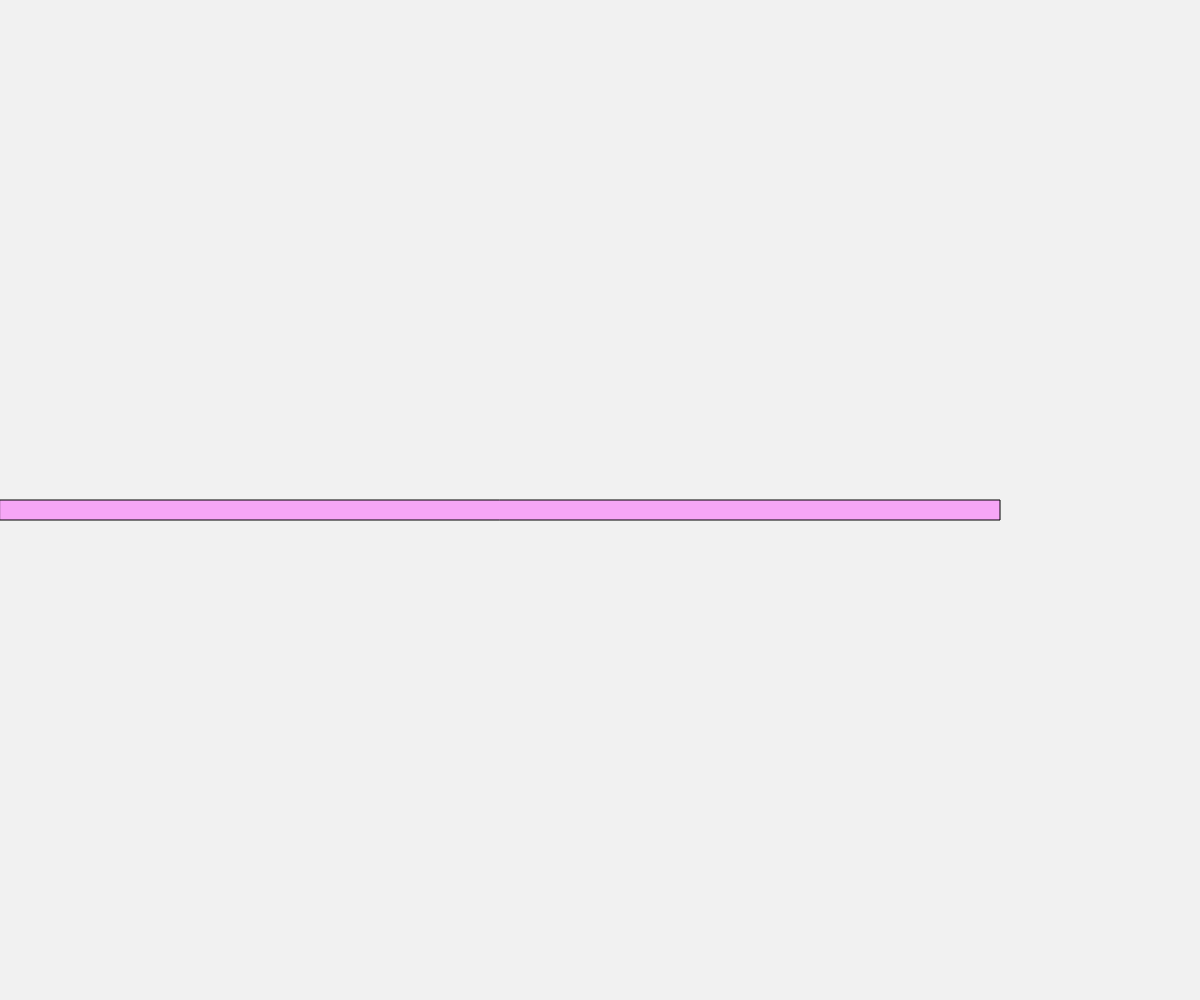
Frame 1 (no input)
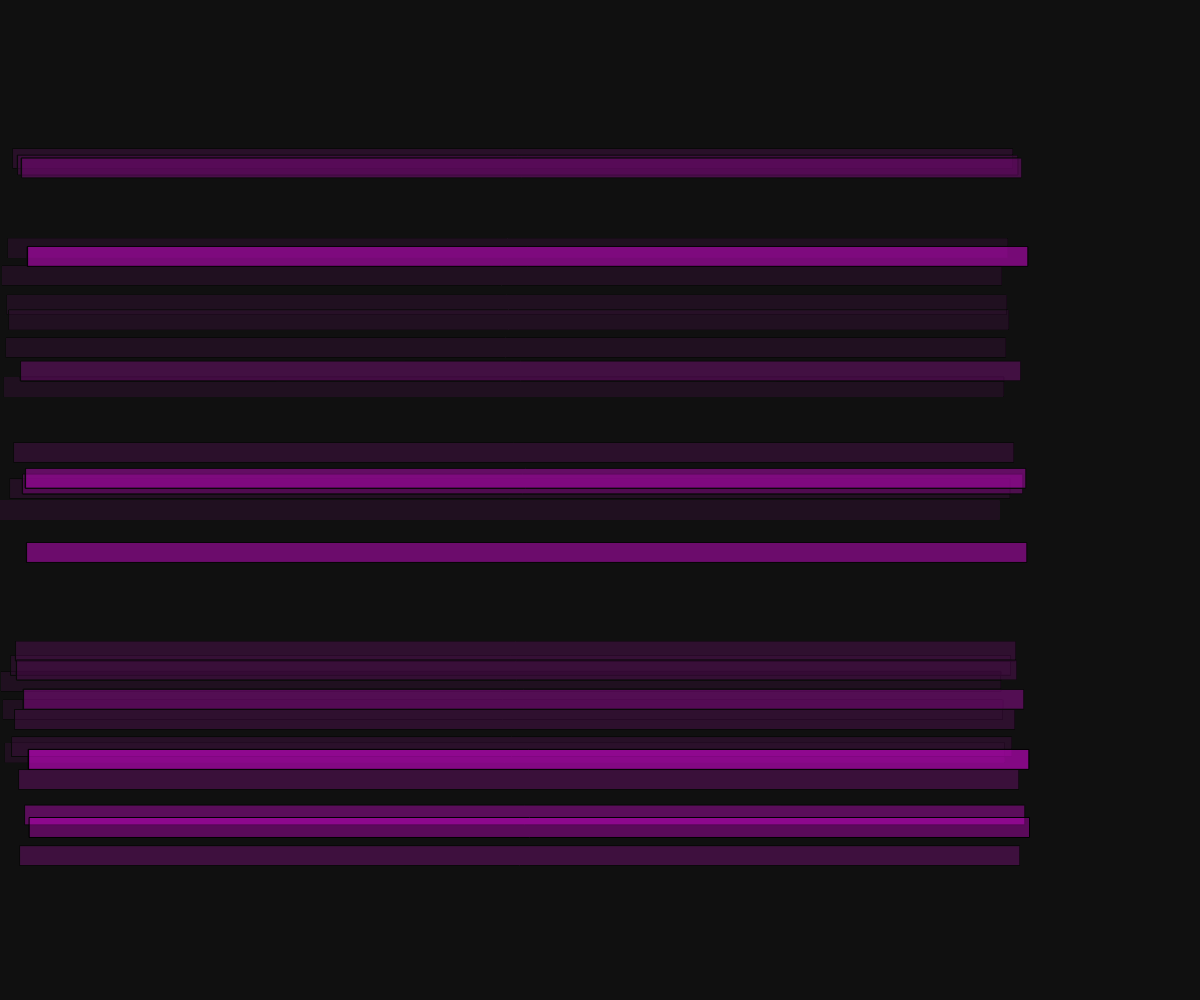
Frame 60 (no input)
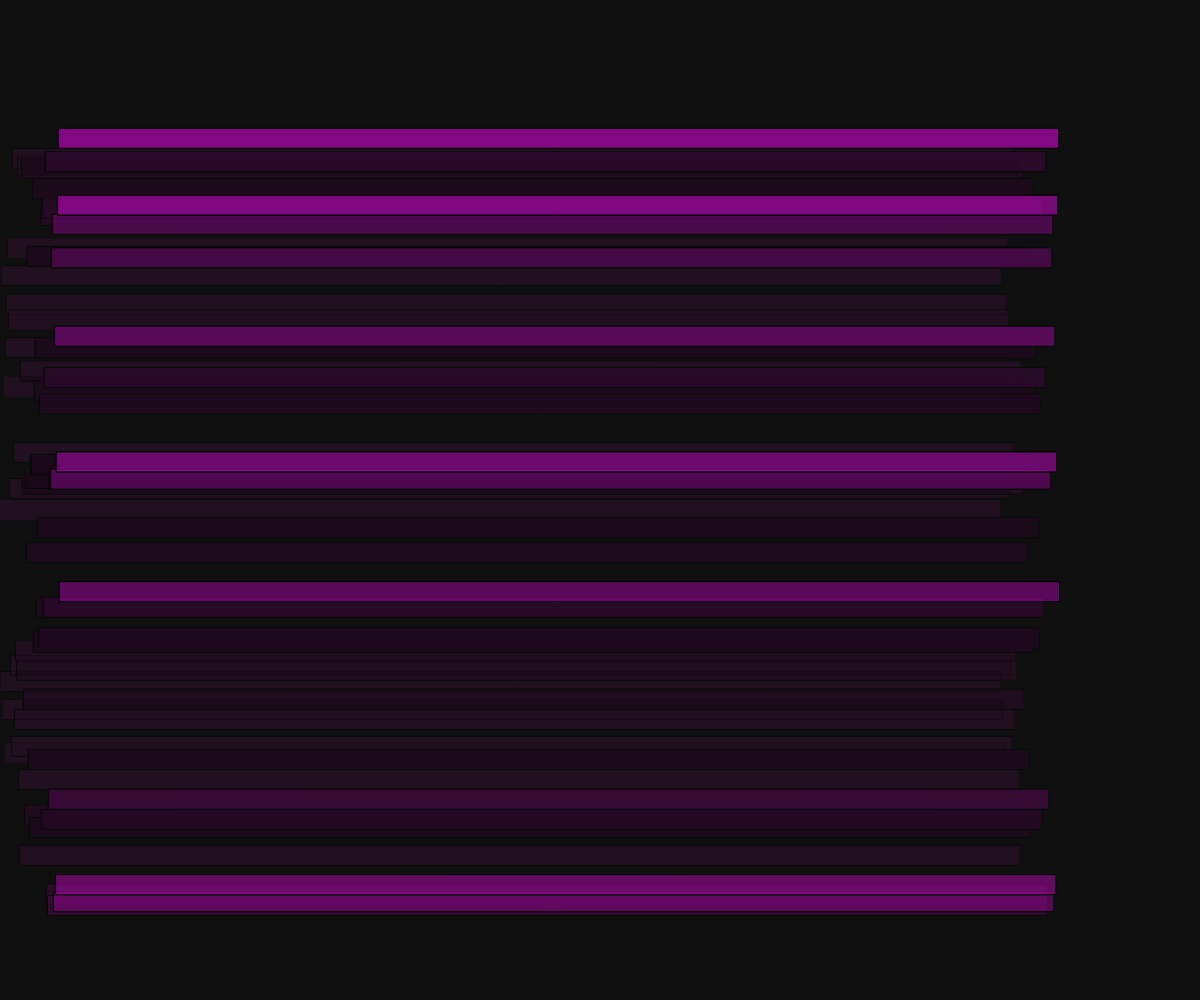
Frame 120 (the mouse pressed at the canvas centre since frame 60)

The p5.js sketch that drew these frames (run headless with seeded random() and noise() and a simulated clock; from frame 60 on, the mouse is pressed at the canvas centre):

// p5.js sketch
// ── sketch.js
let posX = 0;
let posY = 0;

let treshold = 120;

function setup() {
  createCanvas(windowWidth, windowHeight);
}

function draw() {
  background(20, 15);

  if (posX < treshold) {
    // Farbe vor der posX 120
    fill(255, 0, 255, 80);

  } else {
    // Farbe nach der posX 120
    fill(50, 0, 255, 90)
  
  }

 

  // Zufallswert für posY (Y Position)
  if (frameCount % 2 == 0) {
    // frameCount
    // % Modulo -> zaehlt immer von 0 bis 9 
    // Verlangsamung der Bewegung -> nur jeder 10 Frame
    posY = random(-400, 400)
  }
// posY = random(-3, 3) // fuer 60Frames pro Sekunde

  rect(posX, height / 2 + posY, 1000, 20);


  /*
  Varianten der IF Schreibweisen (Bewegung)
  
  exakt gleich posX==windowWith-50 (minus rect width)
  kleiner als posX < windowWith-50
  groesser als posX > windowWith-50
  kleiner oder gleich posX<= windowWith-50 (wahr, falls posX windowWith-50 ist)
  groesser oder gleich posX>= windowWith-50
  ungleich posX != windowWith-50 (trifft immer zu, ausser posX hat den Wert von windowWith-50)
  
  */




  if (posX < windowWidth - 10) {
    // falls die Bedingung zutrifft

    posX = posX + 0.5; // posX++

    // if (posX == windowWidth - 50) {
    // falls die Bedingung zutrifft
    // noLoop(); // einfache Variante ->stoppt gesamter Sketch
  }
}
